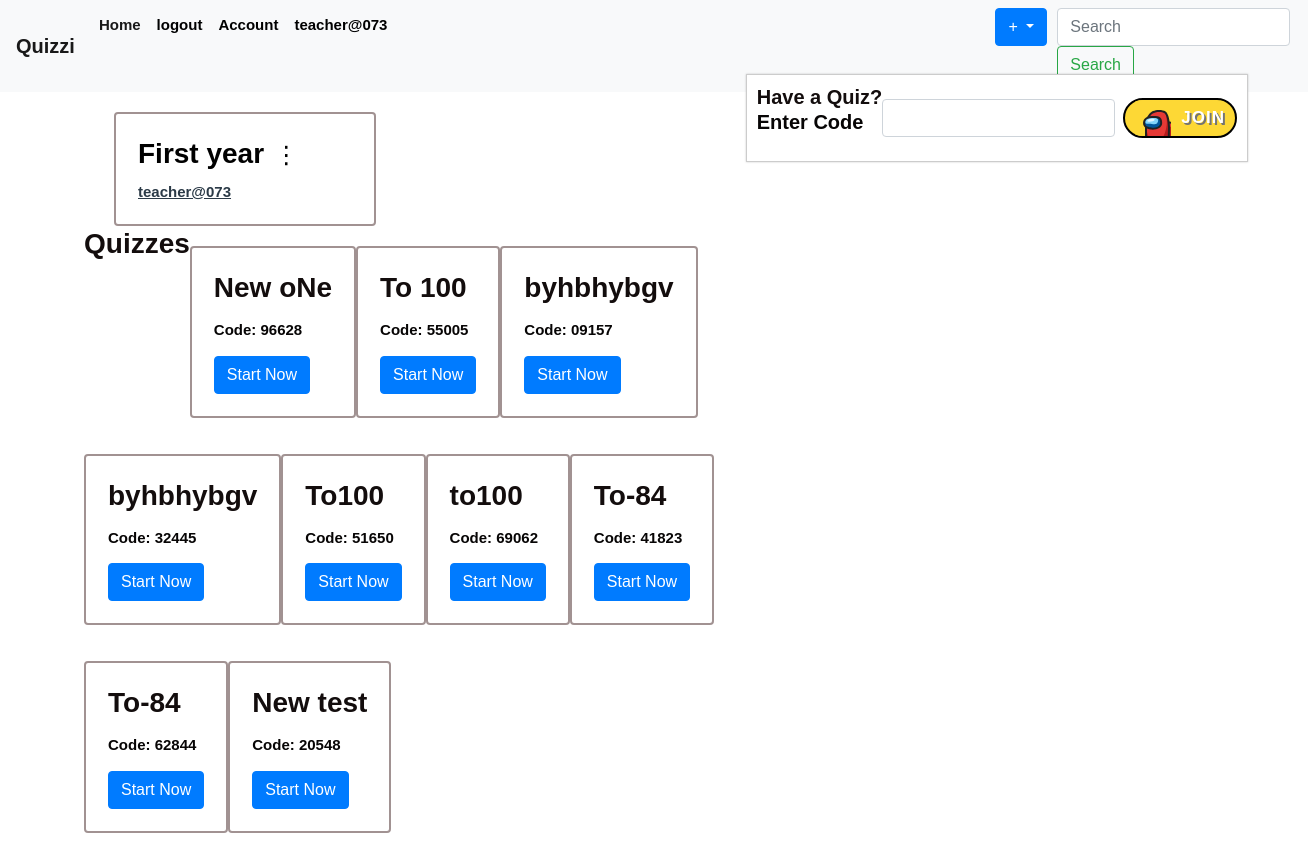
Screenshot of /home (signed in) with the database file from the repository.
### quiz/models.py (models this page shows, shortened)
class User(db.Model, UserMixin):
    id = db.Column(db.Integer, primary_key=True)
    username = db.Column(db.String(20), unique=True, nullable=False)
    email = db.Column(db.String(120), unique=True, nullable=False)
    password = db.Column(db.String(60), nullable=False)
    classes_enrolled = db.relationship('Class', backref='students', lazy='dynamic', cascade="all, delete-orphan")
    quizzes = db.relationship('LiveQuiz', backref='user', lazy=True, cascade="all, delete-orphan")
    quiz_attempts = db.relationship('QuizAttempts', backref='user_attempts', lazy='dynamic', cascade="all, delete-orphan")
    assignments = db.relationship('Assignment', backref='user', lazy=True, cascade="all, delete-orphan")

class Class(db.Model):
    id = db.Column(db.Integer, primary_key=True)
    username = db.Column(db.String(20), nullable=False)
    class_name = db.Column(db.String(100), nullable=False)
    class_code = db.Column(db.String(6), nullable=False, unique=True)
    creator_id = db.Column(db.Integer, nullable=False)
    user_id = db.Column(db.Integer, db.ForeignKey('user.id'), nullable=False)
    created_at = db.Column(db.DateTime, default=datetime.utcnow)
    assignments = db.relationship('Assignment', backref='class', lazy=True, cascade="all, delete-orphan")
    quizzes = db.relationship('Quiz', backref='class', lazy=True, cascade="all, delete-orphan")

class Quiz(db.Model):
    id = db.Column(db.Integer, primary_key=True)
    class_id = db.Column(db.Integer, db.ForeignKey('class.id'))
    quiz_code = db.Column(db.String(5), nullable=False, unique=True)
    title = db.Column(db.String(100), nullable=False)
    timer = db.Column(db.Integer)
    questions = db.relationship('Question', backref='quiz', lazy=True)
    options = db.relationship('Option', backref='quiz', lazy=True)

### quiz/main/routes.py (the view)
@app.route("/home", methods=['GET','POST'])
def home():
    user = User.query.get_or_404(current_user.id)
    form = JoinQuiz()
    quizs = []
    if request.method == 'POST' and form.validate_on_submit():
        return redirect(url_for('join_quiz',quiz_code=form.quiz_code.data))
    if current_user.is_authenticated:
        created_classes = Class.query.filter_by(creator_id=current_user.id).all()
        joined = ClassStudent.query.filter_by(user_id=current_user.id).all()
        joined_classes =[]
        for j in joined:
            joi = Class.query.get_or_404(j.class_id)
            joined_classes.append(joi)
        quizzes = LiveQuiz.query.filter_by(creator_id=current_user.id).all()
        if quizzes:
            for quiz in quizzes:
                q = Quiz.query.filter_by(id=quiz.id).first()
                if q:
                    quizs.append(q)
        else:
            quizzes = user.quizzes
        return render_template('home.html', created_classes=created_classes,joined_classes=joined_classes,quizzes=quizs, user=user,form=form, username=user.username)
    return render_template('home.html', user=user,created_classes=created_classes,quizzes=quizs,joined_classes=joined_classes, form=form, username=user.username)

### quiz/forms.py
class JoinQuiz(FlaskForm):
    quiz_code = StringField('Quiz Code',validators=[DataRequired()])
    submit = SubmitField('Submit')

### quiz/models.py (called while the page is built)
@login_manager.user_loader
def load_user(user_id):
    return User.query.get(int(user_id))

### quiz/templates/home.html (shortened to what this page needs)
{% extends "layout.html" %}
{% block content %}
  <body>
    <div class="row">
      <div class="col-md-6">
          {% for classs in created_classes %}
              <div class="col-md-10">
                  <div class="class-card">
                      <div class="card">
                          <div class="card-body">
                              <div class="card-title">
                                  <h4 style="display: inline-block;">
                                      <a href="{{ url_for('class_info', classid=classs.id) }}" style="color: black;">{{ classs.class_name }}</a>
                                  </h4>
                                  <button class="dot-button" onclick="toggleDropdown()"> &#8942;</button>
                              </div>
                              <div >
                                <u>   {{ classs.username }}</u>
                              </div>
                          </div>
                      </div>
                  </div>
              </div>
          {% endfor %}
    </div>
    <div class="col-md-6">
        <form class="form-inline mt-4" id="join_quiz"  method="POST" onsubmit="joinQuiz(); return false;">
            <h5 style="font-size: 20px;">Have a Quiz? <br><p>Enter Code</p></h5>
            <div class="d-flex align-items-center" >
            <br>
            {{ form.quiz_code(class="form-control mr-sm-2") }}
<button class="joinquizbtn" type="submit">
    <span class="now">now!</span>
    <span class="play">Join</span>
  </button>
</div>
</form>
</div>
        {% if quizzes %}
        <h3>Quizzes</h3>
        {% for quiz in quizzes %}
        <div class="card mb-3">
            <div class="card-body">
                <h5 class="card-title">{{ quiz.title }}</h5>
                <p class="card-text">Code: {{ quiz.quiz_code }}</p>
                <a href="{{url_for('start_live_quiz',quiz_id=quiz.id)}}" class="btn btn-primary" target="_blank">Start Now</a>
            </div>
        </div>
        {% endfor %}
        {% endif %}
    </div>
</div>
</body>
{% endblock %}

### quiz/templates/layout.html (shortened to what this page needs)
<!DOCTYPE html>
<html lang="en">
<head>
   <link rel="stylesheet" href="https://cdn.jsdelivr.net/npm/bootstrap@4.3.1/dist/css/bootstrap.min.css">
   <link rel="stylesheet" type="text/css" href="{{ url_for('static', filename='style.css')}}">
  </head>
<body>
<header class="site-header">
    <nav class="navbar navbar-expand-lg navbar-light bg-light" id="navbar">
          {% if current_user.is_authenticated %}
          <a class="navbar-brand" href="{{url_for('home')}}">Quizzi</a>
          {% else %}
          <a class="navbar-brand" href="{{url_for('firstpage')}}">Quizzi</a>
          {% endif %}
        <div class="collapse navbar-collapse" id="navbarSupportedContent">
          <ul class="navbar-nav mr-auto">
            {% if current_user.is_authenticated %}
            <li class="nav-item active">
              <a class="nav-link" href="{{ url_for('home') }}">Home <span class="sr-only">(current)</span></a>
            </li>
            <li class="nav-item">
              <a class="nav-link " href="{{ url_for('logout') }}" tabindex="-1" aria-disabled="true">logout</a>
            </li>
            <li class="nav-item">
              <a class="nav-link " href="{{ url_for('account') }}" tabindex="-1" aria-disabled="true">Account</a>
            </li>
            <li class="nav-item"><a class="nav-link "tabindex="-1" aria-disabled="true">{{ current_user.username}}</a></li>
            <li >
              <div class="btn-group" style=" margin-left: 600px; margin-right: 10px;">
                <button type="button" class="btn btn-primary dropdown-toggle" data-toggle="dropdown" aria-haspopup="true" aria-expanded="false">
                    +
                </button>
            </div>
              </li>
              <li>
            <form class="form-inline my-2 my-lg-0">
              <input class="form-control mr-sm-2" type="search" placeholder="Search" aria-label="Search">
              <button class="btn btn-outline-success my-2 my-sm-0" type="submit">Search</button>
            </form>
          </div>
            {% endif %}
      </nav>
      <main role="main" id="layout" class="container">
        <div class="row">
          <div class="col-md-8">
  {% block content %}{% endblock %}
</body>
</html>

### quiz/static/style.css (style rules this page uses)
#join_quiz { max-width: 50%; overflow: hidden; background-color: #ffffff; position: fixed; top: 50px; right: 60px; padding: 10px; border: 1px solid #ccc; box-shadow: 0 0 2px rgba(0, 0, 0, 0.2); z-index: 999; }
.card { background-color:#ffffff; border: 2px solid #a19292; margin-top: 20px; padding: 2px; overflow: hidden; }
.dot-button { background-color: transparent; border: none; font-size: 24px; cursor: pointer; }
.site-header .navbar-nav .nav-link { color: black }
.navbar { background-color: #333333; }
#navbar { background-color: #333333; }
h1, h2, h3, h4, h5, h6 { color: #130d0d; line-height: 1.25; font-size: 28px; font-weight: bold; margin: 0; }
p { color: #070505; }
body { font-family: Arial, sans-serif; background-color: #fff; padding: 0; margin-top: 20px; }

### quiz/templates/layout.html (style rules this page uses)
body { color: #2b3a47; line-height: 1.25; font-size: 15px; font-weight: bold; margin: 0; }

### quiz/templates/home.html (style rules this page uses)
.joinquizbtn { display: flex; align-items: center; justify-content: center; gap: 10px; padding: 0 10px; color: white; text-shadow: 2px 2px rgb(116, 116, 116); text-transform: uppercase; border: solid 2px black; letter-spacing: 1px; font-weight: 600; font-size: 17px; background-color: hsl(49deg 98% 60%); border-radius: 50px; position: relative; overflow: hidden; transition: all .5s ease; }
.joinquizbtn svg { transition: all .5s ease; z-index: 2; }
.play { transition: all .5s ease; transition-delay: 300ms; }
.now { position: absolute; left: 0; transform: translateX(-100%); transition: all .5s ease; z-index: 2; }

### rows the page displays
User: username "teacher@073"
Class: class_name "First year", username "teacher@073"
Quiz: title "New oNe", quiz_code "96628"
Quiz: title "To 100", quiz_code "55005"
Quiz: title "byhbhybgv", quiz_code "09157"
Quiz: title "byhbhybgv", quiz_code "32445"
Quiz: title "To100", quiz_code "51650"
Quiz: title "to100", quiz_code "69062"
Quiz: title "To-84", quiz_code "41823"
Quiz: title "To-84", quiz_code "62844"
Quiz: title "New test", quiz_code "20548"
